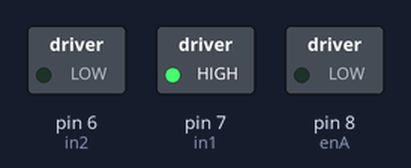
The sketch below on a simulated Arduino Uno, built with avr-gcc and run on an emulated ATmega328P. On the bench: switched loads named in the sketch (green lamp = pin HIGH). What the sketch prints to the serial monitor is not drawn.

Above: at 0.1 s.
Timing chart, 0 to 1.6 s (numbered marks = the images above):
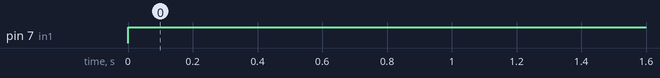

The sketch:

TestMotorr3.ino
```cpp
//Khai báo chân tín hiệu motor A
int enA = 8;
int in1 = 7;
int in2 = 6;

//Khai báo chân tín hiệu cho motor B
// int in3 = 5;
// int in4 = 4;
// int enB = 3;

int i;

void setup()
{
  Serial.begin(9600); // Khởi tạo giao tiếp Serial
    pinMode(enA, OUTPUT);
    pinMode(in1, OUTPUT);
    pinMode(in2, OUTPUT);
    // pinMode(enB,OUTPUT);
    // pinMode(in3, OUTPUT);
    // pinMode(in4, OUTPUT);

}

void chaymotor()
{
    // for(i=200;i<=255;i++){
    //     digitalWrite(in1, HIGH);
    //     digitalWrite(in2, LOW);
    //     analogWrite(enA, i);
    //     Serial.println(i);
    //     delay(10);

    // }// Tăng tốc động cơ từ Min >> Max
    for(i=10;i>=0;i--){
        // digitalWrite(in3, HIGH);
        digitalWrite(in1, HIGH);
        // digitalWrite(in4, LOW);
        digitalWrite(in2, LOW);
        // analogWrite(enB, i);
        analogWrite(enA, i);
        Serial.println(i);
        delay(50);

    }// Giảm tốc từ Max >> Min

}

void loop()
{
    chaymotor();

    delay(1000);
}
```

Measured:
- by itself, pin 7 (in1): LOW → HIGH at 0.00 s
